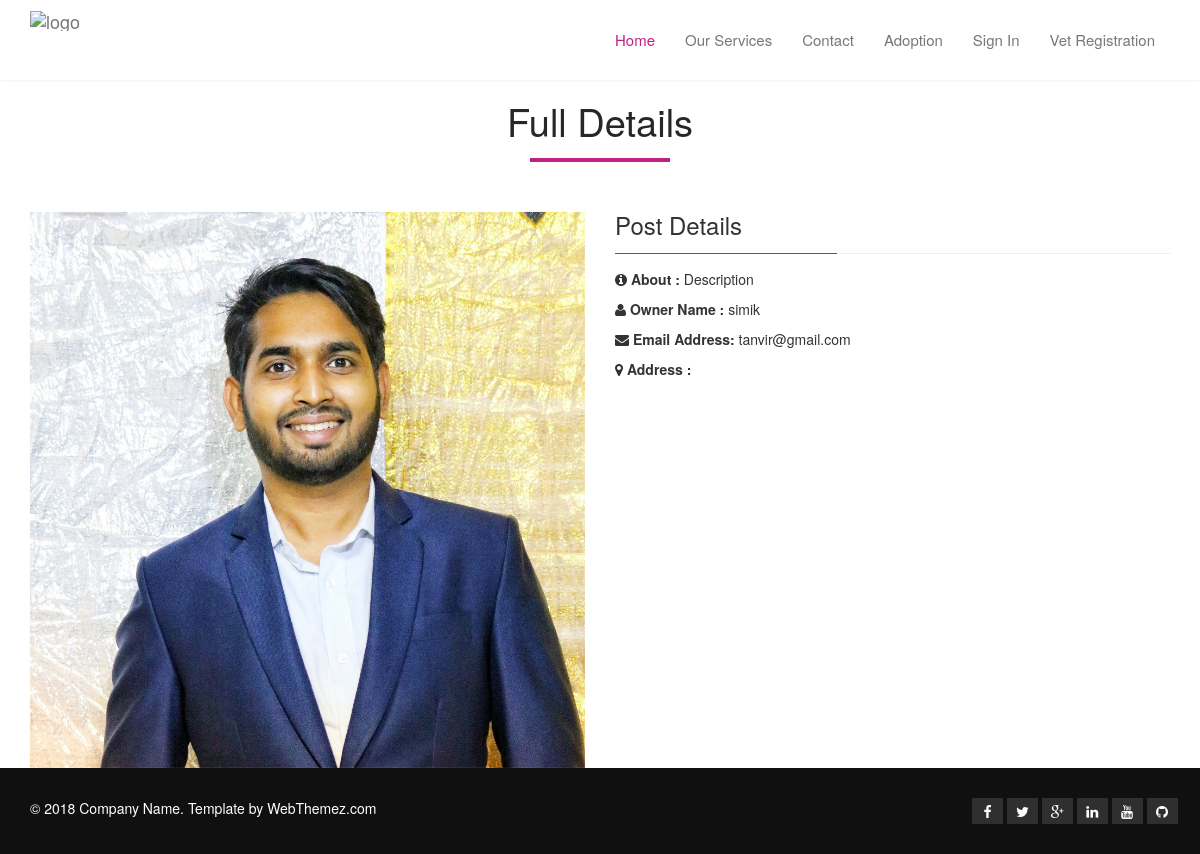
Page /adoption_details.php?id=5 on the committed database.
### tables this page shows
CREATE TABLE `adoptionpost` (
  `id` int(11) NOT NULL,
  `title` varchar(200) NOT NULL,
  `description` varchar(400) NOT NULL,
  `image` varchar(400) NOT NULL,
  `location_id` int(11) NOT NULL,
  `address` varchar(400) NOT NULL,
  `contact_info` varchar(200) NOT NULL,
  `user_id` int(11) NOT NULL,
  `status` int(11) NOT NULL DEFAULT 0
);

CREATE TABLE `users` (
  `id` int(11) NOT NULL,
  `name` varchar(70) NOT NULL,
  `email` varchar(80) NOT NULL,
  `password` varchar(250) NOT NULL,
  `role` int(11) NOT NULL DEFAULT 3
);

### adoption_details.php (the view, shortened to what this page needs)
<?php include_once 'includes/head.php' ?>
<?php include_once 'includes/header.php' ?>
<?php
$conn = connect();
$post_id = $_GET['id'];
$sql = "SELECT * FROM adoptionPost,users
WHERE adoptionpost.user_id = users.id
AND adoptionpost.id = $post_id";
$result = $conn->query($sql);
foreach ($result as $key => $row) {
    $description = $row['description'];
    $address = $row['address'];
    $name = $row['name'];
    $email = $row['email'];
}
?>
<section>
    <div class="container">
        <div class="section-header">
            <h2 class="section-title text-center wow fadeInDown animated" style="visibility: visible; animation-name: fadeInDown;">Full Details</h2>
        </div>
        <div class="row">
            <div class="col-sm-6 wow fadeInLeft animated" style="visibility: visible; animation-name: fadeInLeft;">
                <img class="img-responsive" src="images/uploadedImages/<?= $row['image'] ?>" alt="">
            </div>
            <div class="col-sm-6 wow fadeInRight animated" style="visibility: visible; animation-name: fadeInRight;">
                <h3 class="column-title">Post Details</h3>
                <p><b> <i class="fa fa-info-circle" aria-hidden="true"></i> About : </b><?php echo $description; ?></p>
                <p><b> <i class="fa fa-user" aria-hidden="true"></i> Owner Name : </b><?php echo $name; ?></p></b>
                <p><b> <i class="fa fa-envelope" aria-hidden="true"></i> Email Address: </b><?php echo $email; ?></p>
                <p><b> <i class="fa fa-map-marker" aria-hidden="true"></i> Address : </b><?php echo $address; ?></p>
            </div>
        </div>
    </div>
</section>
<?php include_once 'includes/footer.php' ?>
<?php include_once 'includes/footer_script.php' ?>

### css/styles.css (style rules this page uses)
body { padding-top: 100px; background: #ffffff; font-family: 'Raleway', sans-serif; font-weight: 400; color: #3A3B3C; line-height: 26px; }
h1, h2, h3, h4, h5, h6 { font-weight: 600; font-family: 'Raleway', sans-serif; color: #272727; }
.section-header { margin-bottom: 50px; }
.section-header .section-title { font-size: 38px; color: #272727; position: relative; padding-bottom: 20px; margin: 0 0 20px; }
.section-header .section-title:before { content: ""; position: absolute; width: 140px; bottom: 0; left: 50%; margin-left: -70px; height: 4px; background: #C22083; }
.column-title { margin-top: 0; padding-bottom: 15px; border-bottom: 1px solid #eee; margin-bottom: 15px; position: relative; }
.column-title:after { content: " "; position: absolute; bottom: -1px; left: 0; width: 40%; border-bottom: 1px solid #C22083; }

### rows in the picture
adoptionpost: image (picture), description "Description", user.name "simik", user.email "tanvir@gmail.com"
